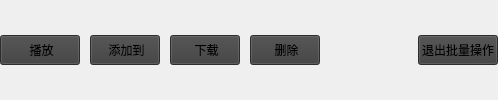
                  <widget class="QWidget" name="page_1">
                   <layout class="QHBoxLayout" name="horizontalLayout_3">
                    <property name="spacing">
                     <number>0</number>
                    </property>
                    <property name="leftMargin">
                     <number>0</number>
                    </property>
                    <property name="topMargin">
                     <number>0</number>
                    </property>
                    <property name="rightMargin">
                     <number>0</number>
                    </property>
                    <property name="bottomMargin">
                     <number>0</number>
                    </property>
                    <item>
                     <layout class="QHBoxLayout" name="horizontalLayout_5">
                      <item>
                       <widget class="QPushButton" name="Btn_bath_play">
                        <property name="minimumSize">
                         <size>
                          <width>80</width>
                          <height>30</height>
                         </size>
                        </property>
                        <property name="maximumSize">
                         <size>
                          <width>80</width>
                          <height>30</height>
                         </size>
                        </property>
                        <property name="styleSheet">
                         <string notr="true">background-color:#3d3d3d;</string>
                        </property>
                        <property name="text">
                         <string> 播放</string>
                        </property>
                       </widget>
                      </item>
                      <item>
                       <spacer name="horizontalSpacer_8">
                        <property name="orientation">
                         <enum>Qt::Horizontal</enum>
                        </property>
                        <property name="sizeType">
                         <enum>QSizePolicy::Fixed</enum>
                        </property>
                        <property name="sizeHint" stdset="0">
                         <size>
                          <width>10</width>
                          <height>20</height>
                         </size>
                        </property>
                       </spacer>
                      </item>
                      <item>
                       <widget class="QPushButton" name="Btn_bath_addtolist">
                        <property name="minimumSize">
                         <size>
                          <width>70</width>
                          <height>30</height>
                         </size>
                        </property>
                        <property name="maximumSize">
                         <size>
                          <width>70</width>
                          <height>30</height>
                         </size>
                        </property>
                        <property name="styleSheet">
                         <string notr="true">background-color:#3d3d3d;</string>
                        </property>
                        <property name="text">
                         <string> 添加到</string>
                        </property>
                       </widget>
                      </item>
                      <item>
                       <spacer name="horizontalSpacer_9">
                        <property name="orientation">
                         <enum>Qt::Horizontal</enum>
                        </property>
                        <property name="sizeType">
                         <enum>QSizePolicy::Fixed</enum>
                        </property>
                        <property name="sizeHint" stdset="0">
                         <size>
                          <width>10</width>
                          <height>20</height>
                         </size>
                        </property>
                       </spacer>
                      </item>
                      <item>
                       <widget class="QPushButton" name="Btn_batch_download">
                        <property name="minimumSize">
                         <size>
                          <width>70</width>
                          <height>30</height>
                         </size>
                        </property>
                        <property name="maximumSize">
                         <size>
                          <width>70</width>
                          <height>30</height>
                         </size>
                        </property>
                        <property name="styleSheet">
                         <string notr="true">background-color:#3d3d3d;</string>
                        </property>
                        <property name="text">
                         <string> 下载</string>
                        </property>
                       </widget>
                      </item>
                      <item>
                       <spacer name="horizontalSpacer_10">
                        <property name="orientation">
                         <enum>Qt::Horizontal</enum>
                        </property>
                        <property name="sizeType">
                         <enum>QSizePolicy::Fixed</enum>
                        </property>
                        <property name="sizeHint" stdset="0">
                         <size>
                          <width>10</width>
                          <height>20</height>
                         </size>
                        </property>
                       </spacer>
                      </item>
                      <item>
                       <widget class="QPushButton" name="Btn_bath_delete">
                        <property name="minimumSize">
                         <size>
                          <width>70</width>
                          <height>30</height>
                         </size>
                        </property>
                        <property name="maximumSize">
                         <size>
                          <width>70</width>
                          <height>30</height>
                         </size>
                        </property>
                        <property name="styleSheet">
                         <string notr="true">background-color:#3d3d3d;</string>
                        </property>
                        <property name="text">
                         <string> 删除</string>
                        </property>
                       </widget>
                      </item>
                      <item>
                       <spacer name="horizontalSpacer_11">
                        <property name="orientation">
                         <enum>Qt::Horizontal</enum>
                        </property>
                        <property name="sizeHint" stdset="0">
                         <size>
                          <width>98</width>
                          <height>20</height>
                         </size>
                        </property>
                       </spacer>
                      </item>
                      <item>
                       <widget class="QPushButton" name="Btn_bath_exit">
                        <property name="minimumSize">
                         <size>
                          <width>80</width>
                          <height>30</height>
                         </size>
                        </property>
                        <property name="maximumSize">
                         <size>
                          <width>80</width>
                          <height>30</height>
                         </size>
                        </property>
                        <property name="styleSheet">
                         <string notr="true">background-color:#3d3d3d;</string>
                        </property>
                        <property name="text">
                         <string>退出批量操作</string>
                        </property>
                       </widget>
                      </item>
                     </layout>
                    </item>
                   </layout>
                  </widget>
